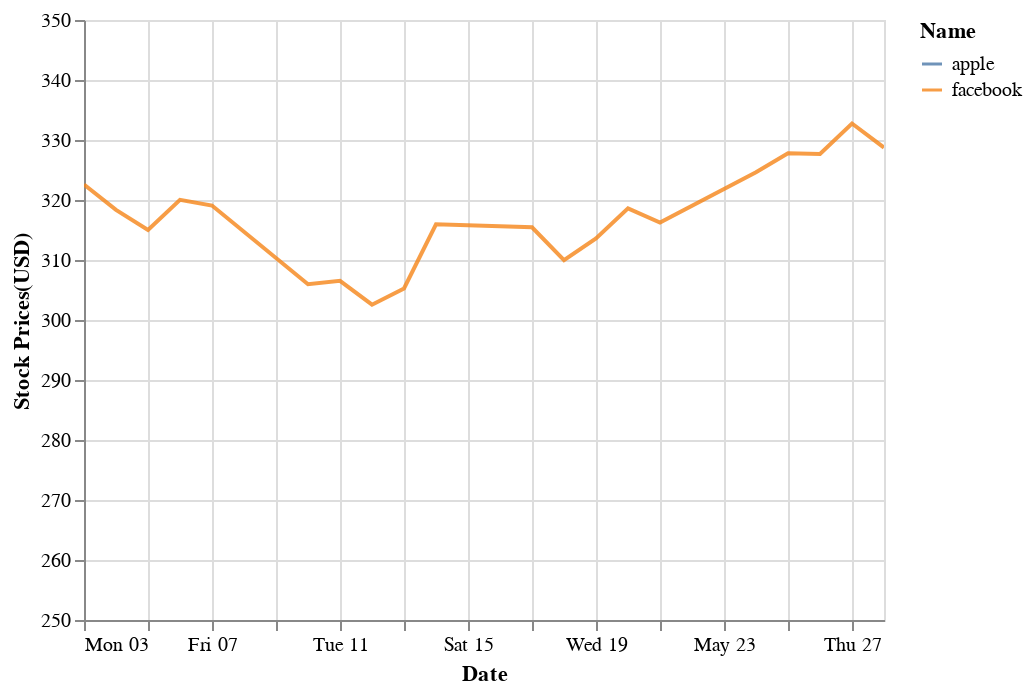

Here is the notebook cell this chart was saved with:
### Code cell
chart

### Figure 1 — Vega-Lite specification as saved in the notebook (floating-point values rounded to 4 significant figures)
{"config": {"view": {"continuousWidth": 400, "continuousHeight": 300}}, "data": {"name": "data-31aae06786925eba4791a3675d28dfcb"}, "mark": {"type": "line", "clip": true, "opacity": 0.8}, "encoding": {"color": {"type": "nominal", "field": "Name"}, "x": {"type": "temporal", "field": "Date"}, "y": {"type": "quantitative", "field": "Stock Prices(USD)", "scale": {"domain": [250, 350]}, "stack": null}}, "$schema": "https://vega.github.io/schema/vega-lite/v4.8.1.json", "datasets": {"data-31aae06786925eba4791a3675d28dfcb": [{"Date": "03 May 2021", "Name": "apple", "Stock Prices(USD)": 132.3}, {"Date": "04 May 2021", "Name": "apple", "Stock Prices(USD)": 127.6}, {"Date": "05 May 2021", "Name": "apple", "Stock Prices(USD)": 127.9}, {"Date": "06 May 2021", "Name": "apple", "Stock Prices(USD)": 129.5}, {"Date": "07 May 2021", "Name": "apple", "Stock Prices(USD)": 130.2}, {"Date": "10 May 2021", "Name": "apple", "Stock Prices(USD)": 126.8}, {"Date": "11 May 2021", "Name": "apple", "Stock Prices(USD)": 125.9}, {"Date": "12 May 2021", "Name": "apple", "Stock Prices(USD)": 122.8}, {"Date": "13 May 2021", "Name": "apple", "Stock Prices(USD)": 125.0}, {"Date": "14 May 2021", "Name": "apple", "Stock Prices(USD)": 127.4}, {"Date": "17 May 2021", "Name": "apple", "Stock Prices(USD)": 126.3}, {"Date": "18 May 2021", "Name": "apple", "Stock Prices(USD)": 124.8}, {"Date": "19 May 2021", "Name": "apple", "Stock Prices(USD)": 124.7}, {"Date": "20 May 2021", "Name": "apple", "Stock Prices(USD)": 127.3}, {"Date": "21 May 2021", "Name": "apple", "Stock Prices(USD)": 125.4}, {"Date": "24 May 2021", "Name": "apple", "Stock Prices(USD)": 127.1}, {"Date": "25 May 2021", "Name": "apple", "Stock Prices(USD)": 126.9}, {"Date": "26 May 2021", "Name": "apple", "Stock Prices(USD)": 126.8}, {"Date": "27 May 2021", "Name": "apple", "Stock Prices(USD)": 125.3}, {"Date": "28 May 2021", "Name": "apple", "Stock Prices(USD)": 124.6}, {"Date": "03 May 2021", "Name": "facebook", "Stock Prices(USD)": 322.6}, {"Date": "04 May 2021", "Name": "facebook", "Stock Prices(USD)": 318.4}, {"Date": "05 May 2021", "Name": "facebook", "Stock Prices(USD)": 315.0}, {"Date": "06 May 2021", "Name": "facebook", "Stock Prices(USD)": 320.0}, {"Date": "07 May 2021", "Name": "facebook", "Stock Prices(USD)": 319.1}, {"Date": "10 May 2021", "Name": "facebook", "Stock Prices(USD)": 306.0}, {"Date": "11 May 2021", "Name": "facebook", "Stock Prices(USD)": 306.5}, {"Date": "12 May 2021", "Name": "facebook", "Stock Prices(USD)": 302.5}, {"Date": "13 May 2021", "Name": "facebook", "Stock Prices(USD)": 305.3}, {"Date": "14 May 2021", "Name": "facebook", "Stock Prices(USD)": 315.9}, {"Date": "17 May 2021", "Name": "facebook", "Stock Prices(USD)": 315.5}, {"Date": "18 May 2021", "Name": "facebook", "Stock Prices(USD)": 310.0}, {"Date": "19 May 2021", "Name": "facebook", "Stock Prices(USD)": 313.6}, {"Date": "20 May 2021", "Name": "facebook", "Stock Prices(USD)": 318.6}, {"Date": "21 May 2021", "Name": "facebook", "Stock Prices(USD)": 316.2}, {"Date": "24 May 2021", "Name": "facebook", "Stock Prices(USD)": 324.6}, {"Date": "25 May 2021", "Name": "facebook", "Stock Prices(USD)": 327.8}, {"Date": "26 May 2021", "Name": "facebook", "Stock Prices(USD)": 327.7}, {"Date": "27 May 2021", "Name": "facebook", "Stock Prices(USD)": 332.8}, {"Date": "28 May 2021", "Name": "facebook", "Stock Prices(USD)": 328.7}]}}
